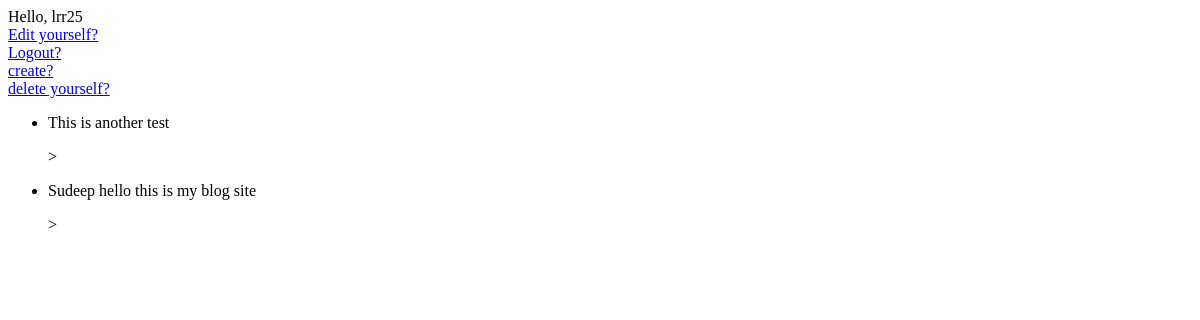
/blogsite/blogs/ (signed in), run on an earlier commit of the app's database.
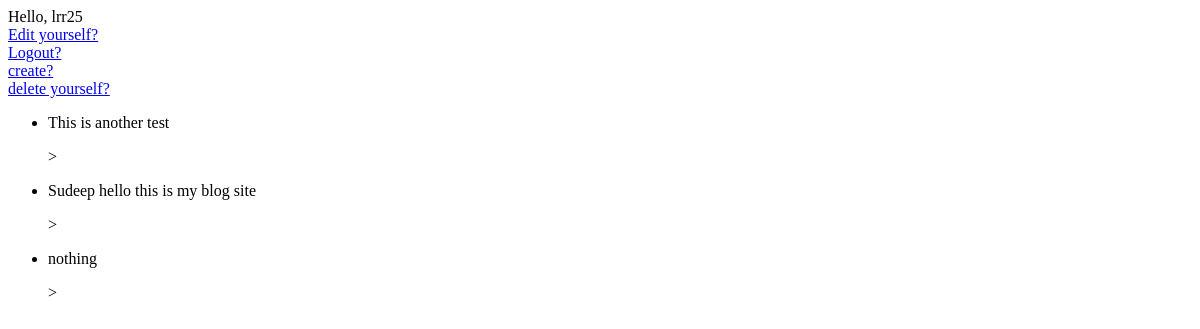
And on a later commit of the database.
### blogsite/models.py (models this page shows)
class Blog(models.Model):
    user = models.ForeignKey(User, on_delete=models.CASCADE, related_name='blog')
    blog_text=models.CharField(max_length=200)
    def __str__(self):
        return self.blog_text

### blogsite/views.py (the view)
# urls.py: path('blogs/', views.Blogview.as_view(), name='blog'),
class Blogview(generic.ListView):
    template_name='blogsite/blogs.html'
    context_object_name='blogs_list'
    def get_queryset(self):
        return Blog.objects.all()

### blogsite/templates/blogsite/blogs.html (shortened to what this page needs)
{% if user.is_authenticated %}
    Hello, {{ user.username }}<br>
    <a href="{% url 'blogsite:update' user.id %}">Edit yourself?</a><br>
    <a href="{% url 'blogsite:logout' %}">Logout?</a><br>
    <a href="{% url 'blogsite:create' user.id %}">create?</a><br>
    <a href="{% url 'blogsite:deleteuser' user.id %}">delete yourself?</a><br>
{% else %}
    <a href="{% url 'blogsite:login' %}">Login</a>
{% endif %}
{% if blogs_list %}
    <ul>
    {% for blog in blogs_list %}
        <li><p>{{ blog }}</p></li>>
    {% endfor %}
    </ul>
{% else %}
    <p>No blogs are available</p>
{% endif %}

What changed in the data, as far as the page shows it:
added Blog: blog_text "nothing"
